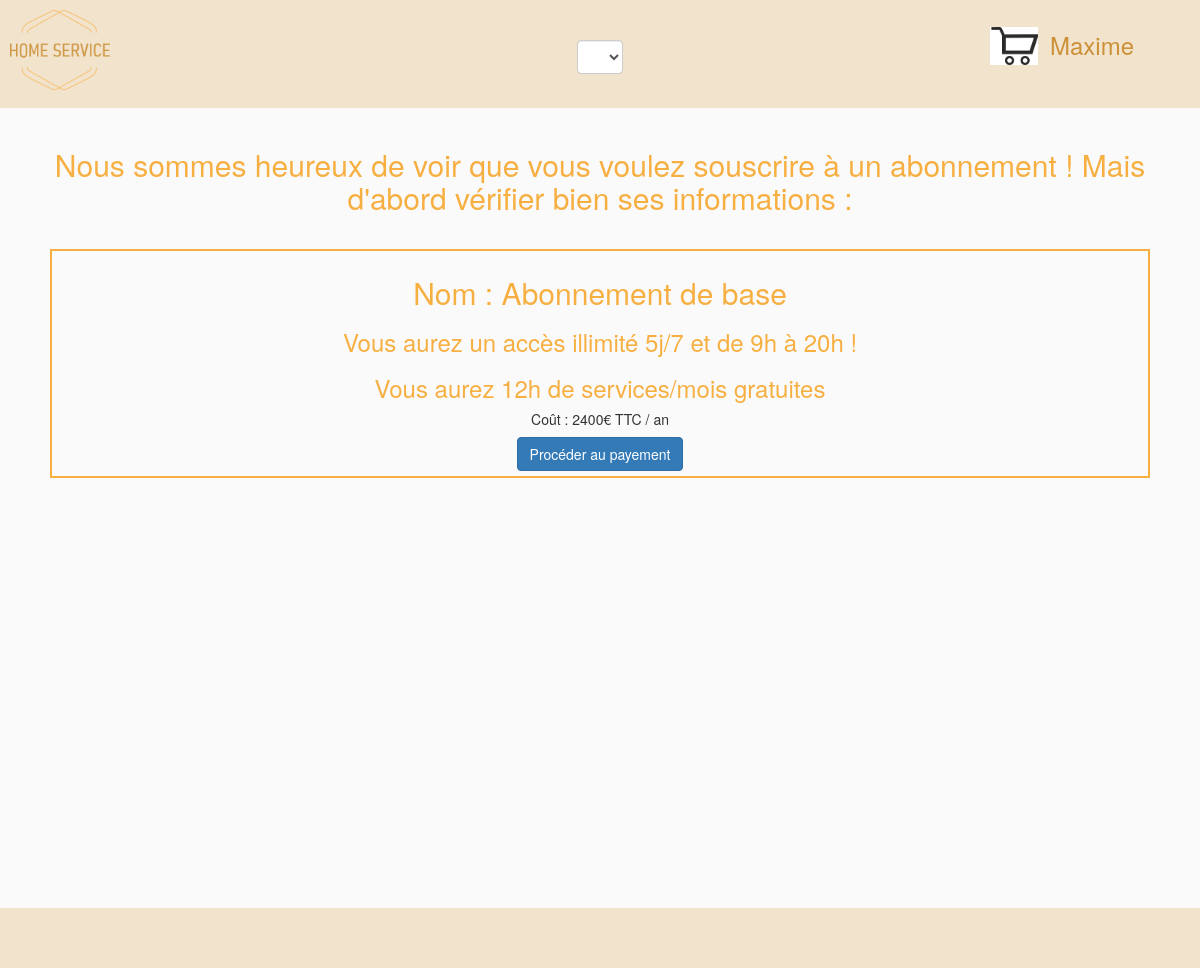
The app's page /abonnement_information.php?id=1 (signed in), older data.
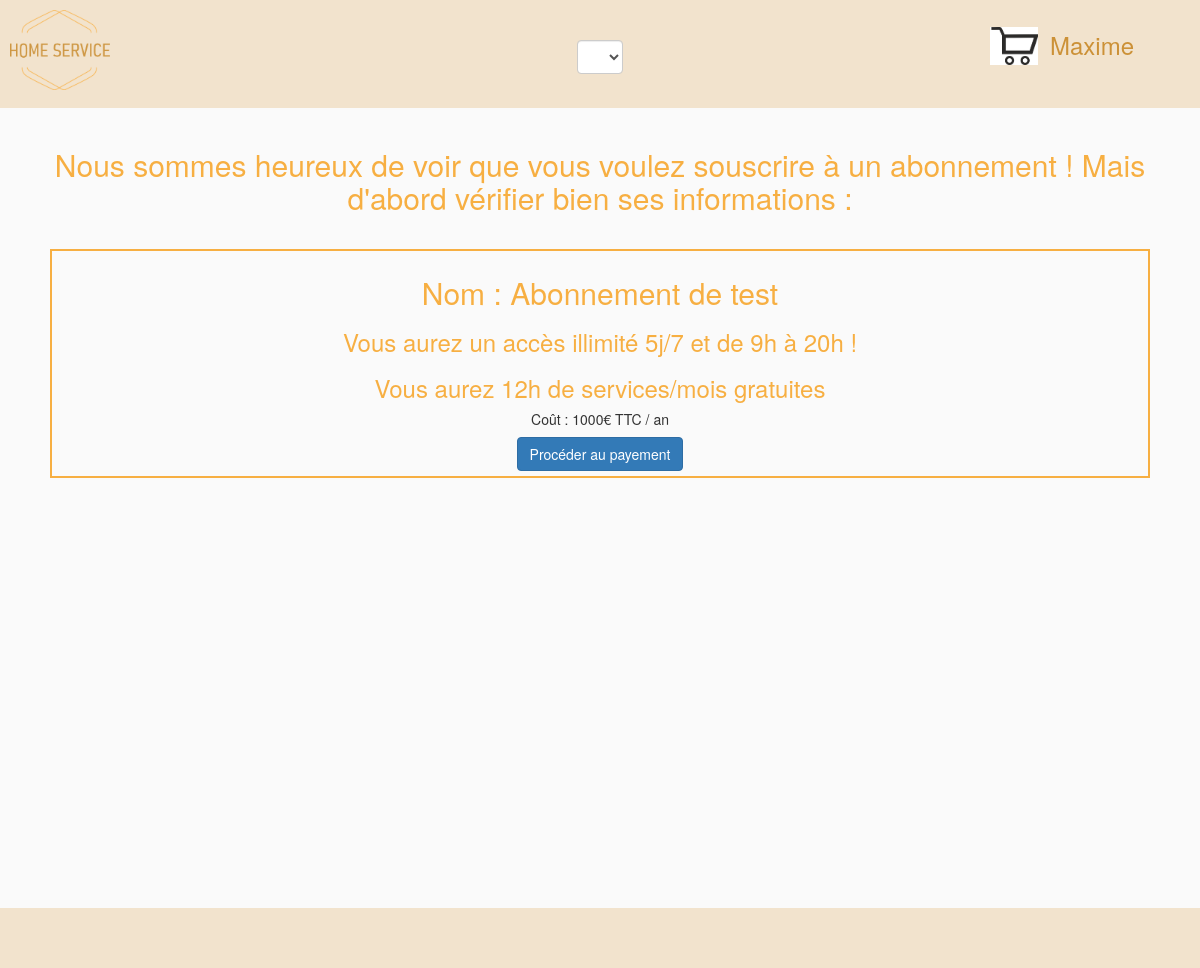
The same page, newer data.
### tables this page shows
CREATE TABLE `abonnement` (
  `id_abonnement` int(11) NOT NULL,
  `nom` varchar(45) DEFAULT NULL,
  `cout` float DEFAULT NULL,
  `nb_heure` float DEFAULT NULL,
  `temps` int(11) DEFAULT NULL,
  `heure_debut` int(11) DEFAULT NULL,
  `heure_fin` int(11) DEFAULT NULL,
  `stripe_id` varchar(255) DEFAULT NULL
);

### abonnement_information.php (the view, shortened to what this page needs)
<html>
<head>
	<link rel="stylesheet" type="text/css" href="Style/bootstrap.css">
	<link rel="stylesheet" href="https://maxcdn.bootstrapcdn.com/bootstrap/3.4.1/css/bootstrap.min.css">
	<link rel="stylesheet" type="text/css" href="Style/style.css">
</head>
<body>
	<?php
		include('header.php');
	?>
	<main>
      <?php
      require_once "config.php";
      if(! isset($_SESSION["mail"])){
        echo "pas co<br />";
      }
      else{
				if(isset($_GET['id'])){
	        $req = $cx->prepare('SELECT * FROM abonnement WHERE id_abonnement = ?');
	        $req->execute(array($_GET['id']));
	        $abo = $req->fetch();
					$req2 = $cx->prepare('SELECT * FROM user WHERE mail = ?');
	        $req2->execute(array($_SESSION['mail']));
	        $user = $req2->fetch();
					if($abo != NULL){
					echo "<div class = 'container'>
								<br /><h2>Nous sommes heureux de voir que vous voulez souscrire à un abonnement ! Mais d'abord vérifier bien ses informations :</h2><br />";
					echo "	<div class=\"abos\">
									<h2>Nom : ".$abo['nom']."</h2>
									<h3>Vous aurez un accès illimité ".$abo['temps']."j/7 et de ".$abo['heure_debut']."h à ".$abo['heure_fin']."h !</h3>
									<h3>Vous aurez ".$abo['nb_heure']."h de services/mois gratuites</h3>
									<h5>Coût : ".$abo['cout']."€ TTC / an</h5>";
						if($abo['stripe_id'] == NULL){
							$newprod = \Stripe\Product::create([
								    'name' => $abo['nom'],
								    'type' => 'service',
							]);
							$req1= $cx->prepare('UPDATE abonnement SET stripe_id = ? WHERE id_abonnement = ?');
							$req1->execute(array($newprod->id, $abo['id_abonnement']));
							$idplan = "0";
							$allPLan = \Stripe\Plan::all();
							foreach ($allPLan as $plan) {
								if($plan->product == $newprod->id){
									$idplan = $plan->id;
								}
							}
							$cout = intval( ($abo['cout'] * 100)/12 );
							if($idplan == "0"){
								$plan = \Stripe\Plan::create([
								    'currency' => 'eur',
								    'interval' => 'month',
								    'product' => $newprod->id,
								    'nickname' => $abo['nom'],
								    'amount' => $cout,
								]);
								$idplan = $plan->id;
							}
						}
						else{
							$idplan = "0";
						}
						$session = \Stripe\Checkout\Session::create([
							'customer'=> $user['stripe_id'],
						  'payment_method_types' => ['card'],
						  'subscription_data' => [
						    'items' => [[
						      'plan' => $idplan,
						    ]],
						  ],
						  'success_url' => URL."/verif_payement.php?session_id={CHECKOUT_SESSION_ID}&abonnement=".$abo['id_abonnement'],
						  'cancel_url' => URL."/abonnement_information.php?session_id=cancel",
						]);
						echo "<button class=\"btn btn-primary\" onclick=\"gotoCheckout('".$session->id."')\">Procéder au payement</button>
									</div></div>";
					}
					else{
						echo "<div class=\"container\">
										<h1 id=\"congratz\">Une erreur est servenue au niveau de l'abonnement !</h1>
									</div>";
					}
				}
			}
      ?>
  </main>
  <?php
    include('footer.php');
  ?>
</body>
</html>

Row changes from the older to the newer data that the page shows:
changed abonnement: nom "Abonnement de base" → "Abonnement de test"; cout "2400" → "1000"
